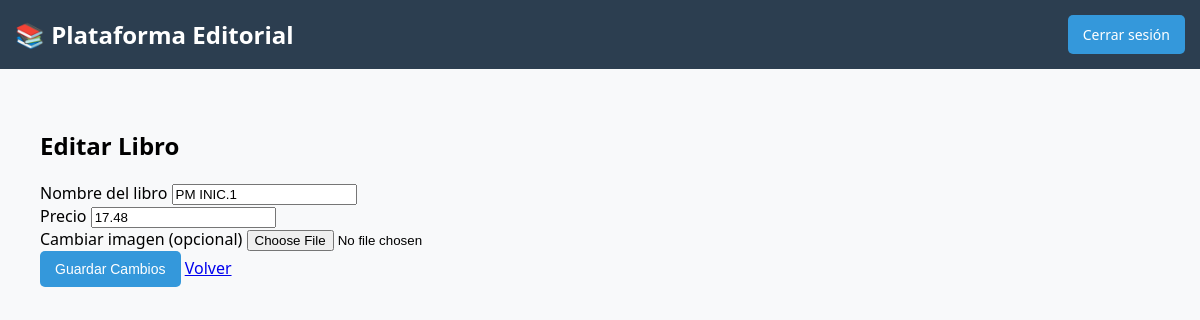
/editar_libro/1 (signed in), run on an earlier commit of the app's database.
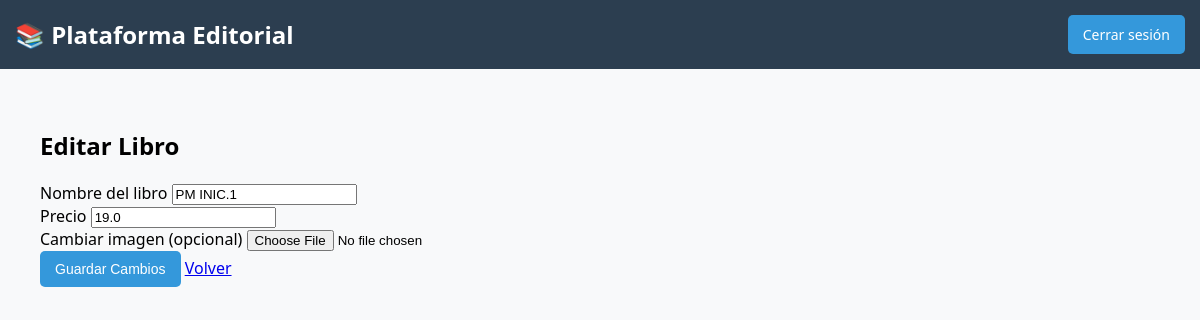
And on a later commit of the database.
### tables this page shows
CREATE TABLE libros (
            id INTEGER PRIMARY KEY AUTOINCREMENT,
            nombre TEXT,
            precio REAL,
            imagen TEXT
        );

### app.py (the view, shortened to what this page needs)
@app.route('/editar_libro/<int:libro_id>', methods=['GET', 'POST'])
def editar_libro(libro_id):
    if 'admin' not in session:
        return redirect(url_for('login'))
    conn = sqlite3.connect(DATABASE)
    c = conn.cursor()
    c.execute("SELECT * FROM libros WHERE id=?", (libro_id,))
    libro = c.fetchone()
    conn.close()
    return render_template('editar_libro.html', libro=libro)

### templates/editar_libro.html
{% extends "base.html" %}
{% block content %}
<div class="container mt-4">
    <h2>Editar Libro</h2>
    <form method="POST" enctype="multipart/form-data">
        <div class="mb-3">
            <label for="nombre" class="form-label">Nombre del libro</label>
            <input type="text" class="form-control" id="nombre" name="nombre" value="{{ libro[1] }}" required>
        </div>
        <div class="mb-3">
            <label for="precio" class="form-label">Precio</label>
            <input type="number" step="0.01" class="form-control" id="precio" name="precio" value="{{ libro[2] }}" required>
        </div>
        <div class="mb-3">
            <label for="imagen" class="form-label">Cambiar imagen (opcional)</label>
            <input type="file" class="form-control" id="imagen" name="imagen">
        </div>
        <button type="submit" class="btn btn-primary">Guardar Cambios</button>
        <a href="{{ url_for('vista_libros') }}">Volver</a>
    </form>
</div>
{% endblock %}

What changed in the data, as far as the page shows it:
changed libros "PM INIC.1": precio "17.48" → "19.0"
